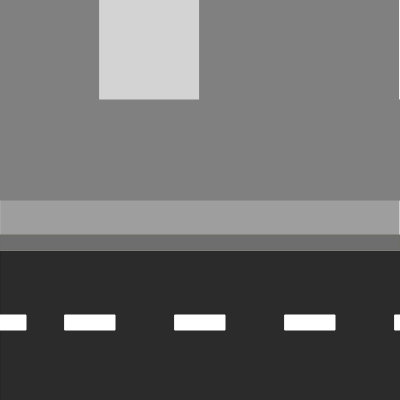
Frame 1 (no input)
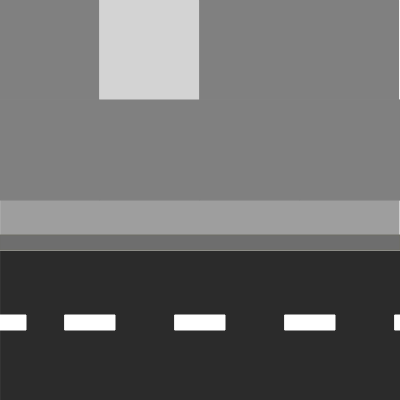
Frame 60 (no input)
Frame 120 (the mouse pressed at the canvas centre since frame 60): identical to frame 60, image omitted

The p5.js sketch that drew these frames (run headless with seeded random() and noise() and a simulated clock; from frame 60 on, the mouse is pressed at the canvas centre):

// p5.js sketch
// ── sketch.js
let building = [["grey", "lightGrey", "grey", "grey", "dark grey"],
            ["grey","grey","grey","grey","grey"]]

x = 100;
y = 100;

function setup() {
  createCanvas(400, 400);
}

function roadMarkings(x, y){
  translate(x, y);
  stroke(255, 255, 255);
  fill(255, 255, 255);
  rect(0, 50, 50, 15);
  translate(-x, -y);

function Windows(x,y){

}
}

function draw() {
  background(220);
//sky
  fill(137,207, 240);
  rect(100, 0, 100, 100);

  //road
  fill(43, 43, 43);
  rect(0, 250, 500, 400);

  roadMarkings(-24, 265);
  roadMarkings(65, 265);
  roadMarkings(175, 265);
  roadMarkings(285, 265);
  roadMarkings(395, 265);

  //pavement
  fill(158, 158, 158);
  rect(0, 150, 400, 100);

  stroke(110, 110, 100);
  fill(110, 110, 110);
  rect(0, 235, 400, 15);
  
  
 

  
  //building
  for(let i=0; i<building.length;i++){
    for(let j=0; j<building[i].length;j++){
      stroke(building[i][j])
      fill(building[i][j])
      square((x*j),(y*i), 100);

  
    }
  }
}
